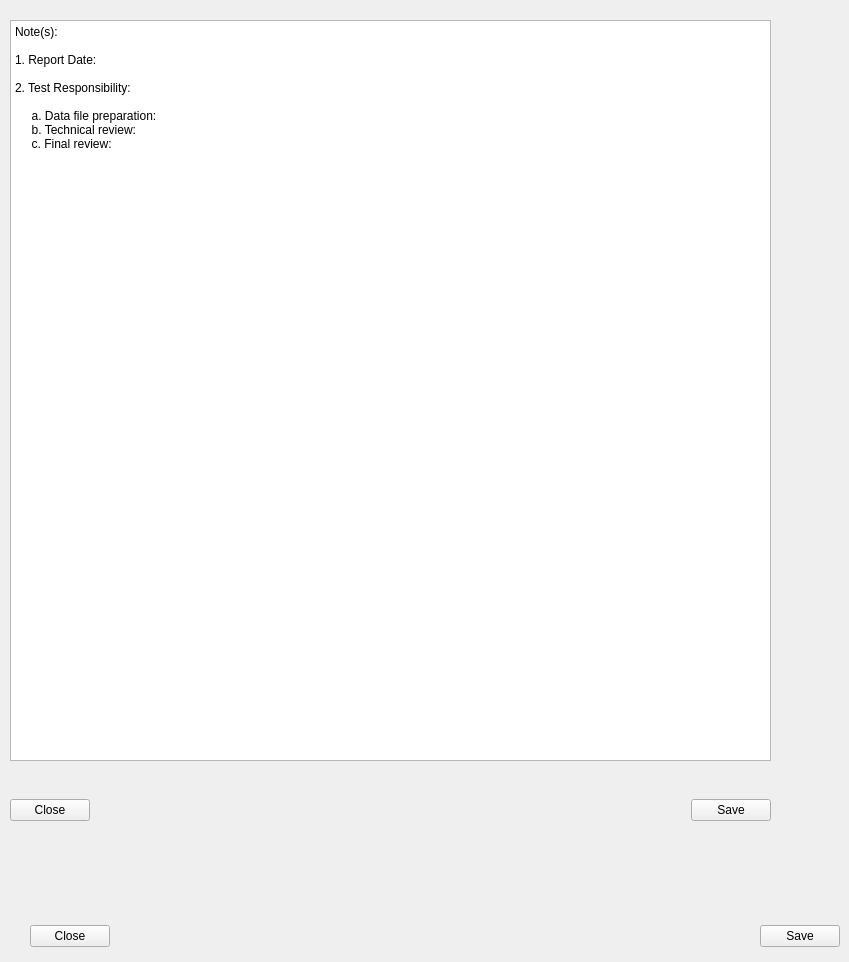
     <widget class="QWidget" name="tab_2">
      <attribute name="title">
       <string>Sample Note</string>
      </attribute>
      <widget class="QWidget" name="layoutWidget_37">
       <property name="geometry">
        <rect>
         <x>30</x>
         <y>920</y>
         <width>810</width>
         <height>33</height>
        </rect>
       </property>
       <layout class="QHBoxLayout" name="horizontalLayout_40">
        <item>
         <widget class="QPushButton" name="pushButton_3">
          <property name="text">
           <string>Close</string>
          </property>
         </widget>
        </item>
        <item>
         <spacer name="horizontalSpacer_2">
          <property name="orientation">
           <enum>Qt::Horizontal</enum>
          </property>
          <property name="sizeHint" stdset="0">
           <size>
            <width>40</width>
            <height>20</height>
           </size>
          </property>
         </spacer>
        </item>
        <item>
         <widget class="QPushButton" name="pushButton_4">
          <property name="text">
           <string>Save</string>
          </property>
         </widget>
        </item>
       </layout>
      </widget>
      <widget class="QPlainTextEdit" name="plainTextEdit">
       <property name="geometry">
        <rect>
         <x>10</x>
         <y>20</y>
         <width>761</width>
         <height>741</height>
        </rect>
       </property>
       <property name="plainText">
        <string>Note(s):

1. Report Date:

2. Test Responsibility:
	
     a. Data file preparation:
     b. Technical review:
     c. Final review:
</string>
       </property>
      </widget>
      <widget class="QWidget" name="layoutWidget_2">
       <property name="geometry">
        <rect>
         <x>10</x>
         <y>790</y>
         <width>761</width>
         <height>41</height>
        </rect>
       </property>
       <layout class="QHBoxLayout" name="horizontalLayout_48">
        <item>
         <widget class="QPushButton" name="pushButton_7">
          <property name="text">
           <string>Close</string>
          </property>
          <property name="autoDefault">
           <bool>false</bool>
          </property>
         </widget>
        </item>
        <item>
         <spacer name="horizontalSpacer_6">
          <property name="orientation">
           <enum>Qt::Horizontal</enum>
          </property>
          <property name="sizeHint" stdset="0">
           <size>
            <width>40</width>
            <height>20</height>
           </size>
          </property>
         </spacer>
        </item>
        <item>
         <widget class="QPushButton" name="pushButton_8">
          <property name="text">
           <string>Save</string>
          </property>
          <property name="autoDefault">
           <bool>false</bool>
          </property>
         </widget>
        </item>
       </layout>
      </widget>
     </widget>
